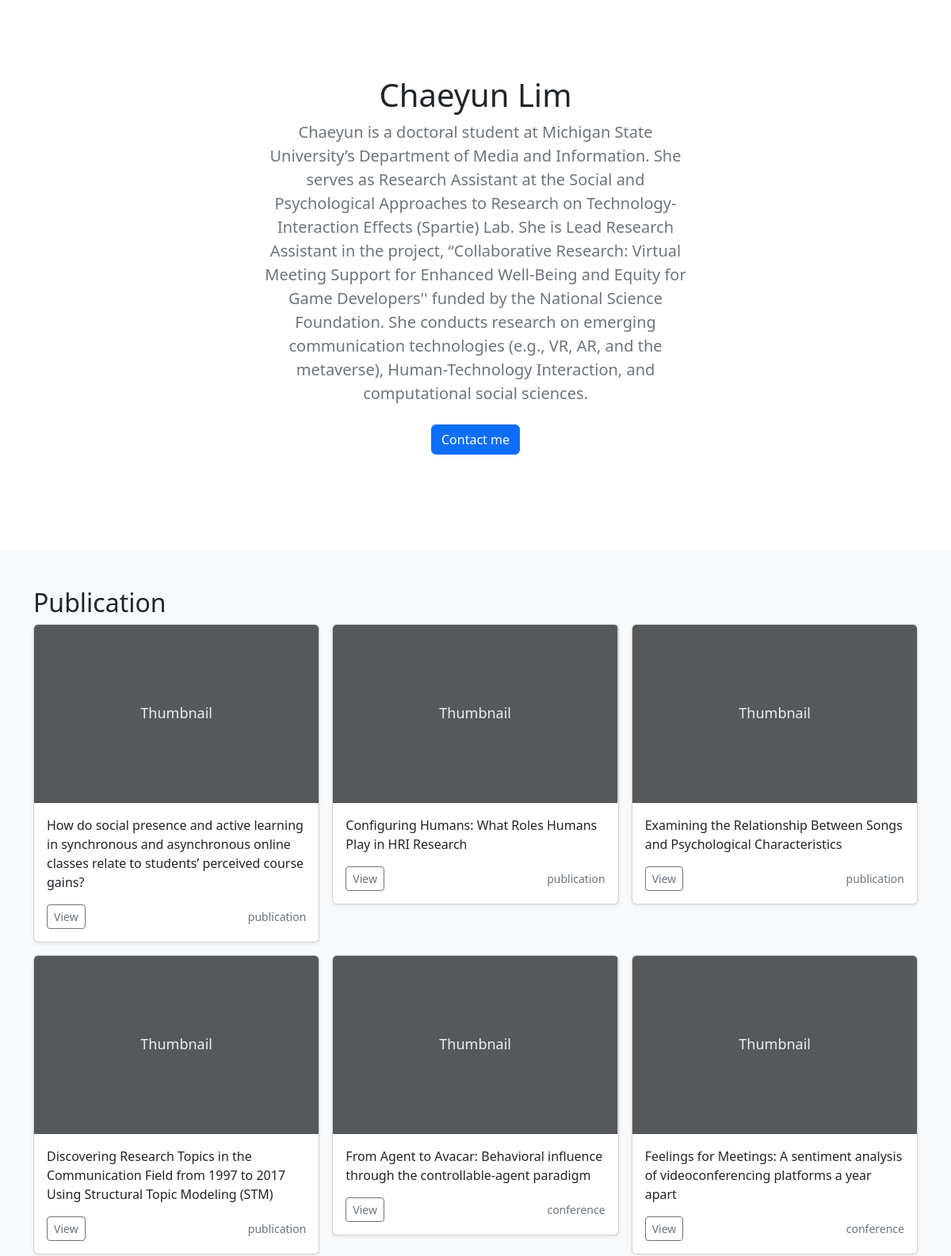
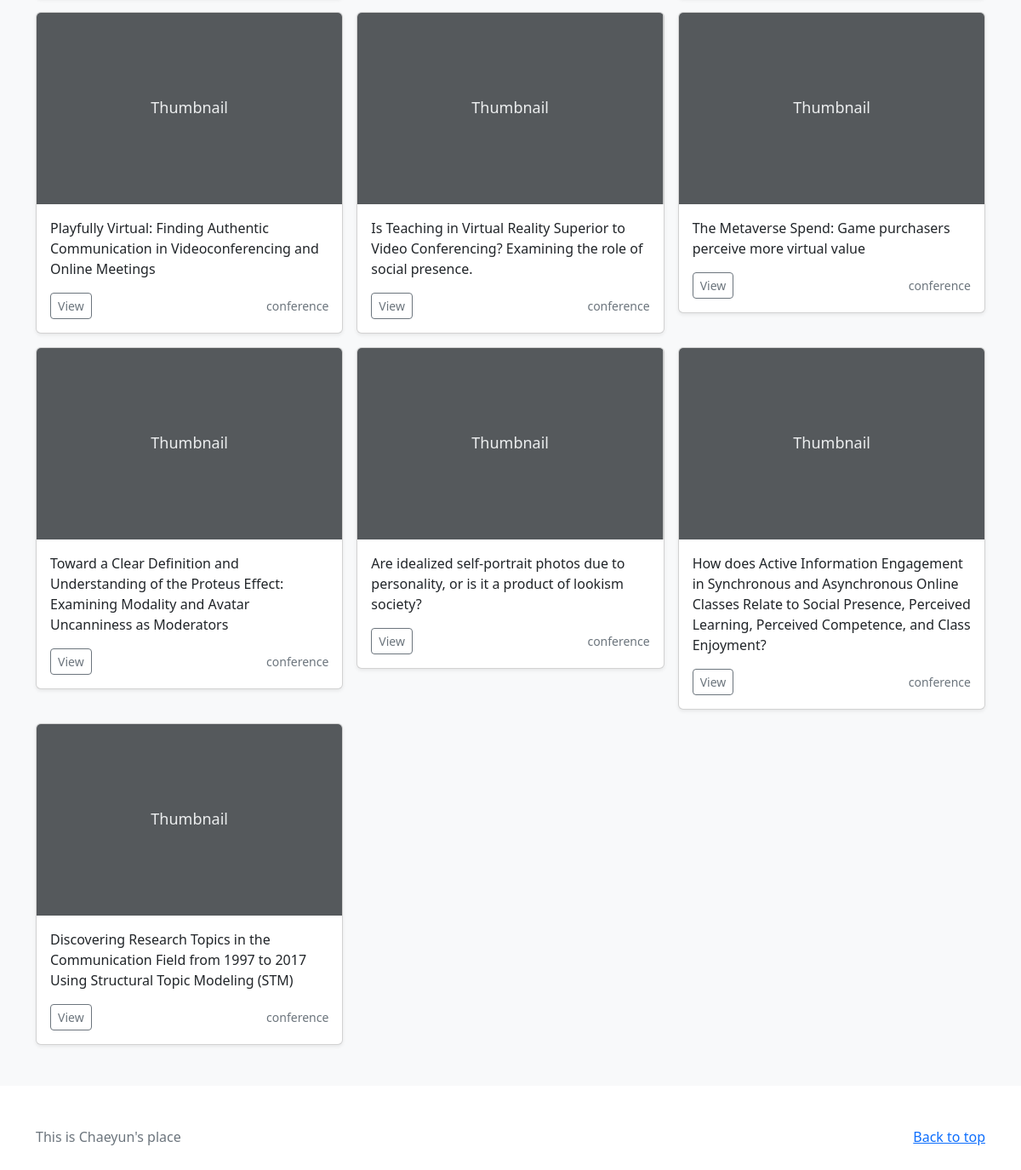
The page / on the database its author committed (2 pictures, top to bottom).
### research/models.py (models this page shows, shortened)
class publication(models.Model):
    authors = models.CharField(max_length=100)
    title   = models.CharField(max_length=200)
    image   = models.ImageField(upload_to='images/',blank=True)
    where   = models.CharField(max_length =200)
    doi     = models.CharField(max_length =100, blank = True)
    year    = models.CharField(max_length = 10)
    description = models.TextField(blank=True)
    pubconf    = models.CharField(max_length=100,default='publication')
    pdf     = models.FileField(null=True, blank=True)
    abstract = models.CharField(max_length=2000,default='')
    link     = models.CharField(max_length=100,null=True, blank=True)

### research/views.py (the view)
# urls.py: path('',views.HomeView.as_view(),name=''),
class HomeView(ListView):
    model = publication
    template_name = 'research/home.html'
    context_object_name= 'publications'
    queryset = publication.objects.all()

### research/templates/research/home.html (shortened to what this page needs)
<!DOCTYPE html>
<html lang="en">
{% load static %}
    <head><meta http-equiv="Content-Type" content="text/html; charset=UTF-8">
    <link rel="stylesheet" type="text/css" href="{% static 'css/bootstrap.min.css' %}">
  </head>
  <body class="vsc-initialized" data-new-gr-c-s-check-loaded="14.1096.0" data-gr-ext-installed="">
<main>
  <section class="py-5 text-center container">
    <div class="row py-lg-5">
      <div class="col-lg-6 col-md-8 mx-auto">
        <h1 class="fw-light">Chaeyun Lim</h1>
        <p class="lead text-muted">Chaeyun is a doctoral student at Michigan State University’s Department of Media and Information. She serves as Research Assistant at the Social and Psychological Approaches to Research on Technology-Interaction Effects (Spartie) Lab. She is Lead Research Assistant in the project, “Collaborative Research: Virtual Meeting Support for Enhanced Well-Being and Equity for Game Developers'' funded by the National Science Foundation. She conducts research on emerging communication technologies (e.g., VR, AR, and the metaverse), Human-Technology Interaction, and computational social sciences.</p>
        <p>
          <a href="mailto:limchae1@msu.edu" class="btn btn-primary my-2">Contact me</a>
        </p>
      </div>
    </div>
  </section>
  <div class="album py-5 bg-light">
    <div class="container">
      <h2>Publication</h2>
      <div class="row row-cols-1 row-cols-sm-2 row-cols-md-3 g-3">
        {% for pub in object_list %}
          <div class="col">
            <div class="card shadow-sm">
              <svg class="bd-placeholder-img card-img-top" width="100%" height="225" xmlns="http://www.w3.org/2000/svg" role="img" aria-label="Placeholder: Thumbnail" preserveAspectRatio="xMidYMid slice" focusable="false"><title>Placeholder</title><rect width="100%" height="100%" fill="#55595c"></rect><text x="50%" y="50%" fill="#eceeef" dy=".3em">Thumbnail</text></svg>
              <div class="card-body">
                <p class="card-text">{{pub.title}}</p>
                <div class="d-flex justify-content-between align-items-center">
                  <div class="btn-group">
                    <a href="{% url 'pub.detail' pk=pub.id %}">
                      <button type="button" class="btn btn-sm btn-outline-secondary">View</button>
                    </a>
                  </div>
                  <small class="text-muted">{{pub.pubconf}}</small>
                </div>
              </div>
            </div>
          </div>
        {% endfor %}
      </div>
    </div>
  </div>
</main>
<footer class="text-muted py-5">
  <div class="container">
    <p class="float-end mb-1">
      <a href="{% url '' %}">Back to top</a>
    </p>
    <p class="mb-1">This is Chaeyun's place</p>
  </div>
</footer>
</body></html>

### research/templates/research/home.html (style rules this page uses)
.bd-placeholder-img { font-size: 1.125rem; text-anchor: middle; -webkit-user-select: none; -moz-user-select: none; user-select: none; }

### rows shown on the page
publication: title "How do social presence and active learning in synchronous and asynchronous online classes relate to students’ perceived course gains?", pubconf "publication"
publication: title "Configuring Humans: What Roles Humans Play in HRI Research", pubconf "publication"
publication: title "Examining the Relationship Between Songs and Psychological Characteristics", pubconf "publication"
publication: title "Discovering Research Topics in the Communication Field from 1997 to 2017 Using Structural Topic Modeling (STM)", pubconf "publication"
publication: title "From Agent to Avacar: Behavioral influence through the controllable-agent paradigm", pubconf "conference"
publication: title "Feelings for Meetings: A sentiment analysis of videoconferencing platforms a year apart", pubconf "conference"
publication: title "Playfully Virtual: Finding Authentic Communication in Videoconferencing and Online Meetings", pubconf "conference"
publication: title "Is Teaching in Virtual Reality Superior to Video Conferencing? Examining the role of social presence.", pubconf "conference"
publication: title "The Metaverse Spend: Game purchasers perceive more virtual value", pubconf "conference"
publication: title "Toward a Clear Definition and Understanding of the Proteus Effect: Examining Modality and Avatar Uncanniness as Moderators", pubconf "conference"
publication: title "Are idealized self-portrait photos due to personality, or is it a product of lookism society?", pubconf "conference"
publication: title "How does Active Information Engagement in Synchronous and Asynchronous Online Classes Relate to Social Presence, Perceived Learning, Perceived Competence, and Class Enjoyment?", pubconf "conference"
publication: title "Discovering Research Topics in the Communication Field from 1997 to 2017 Using Structural Topic Modeling (STM)", pubconf "conference"
